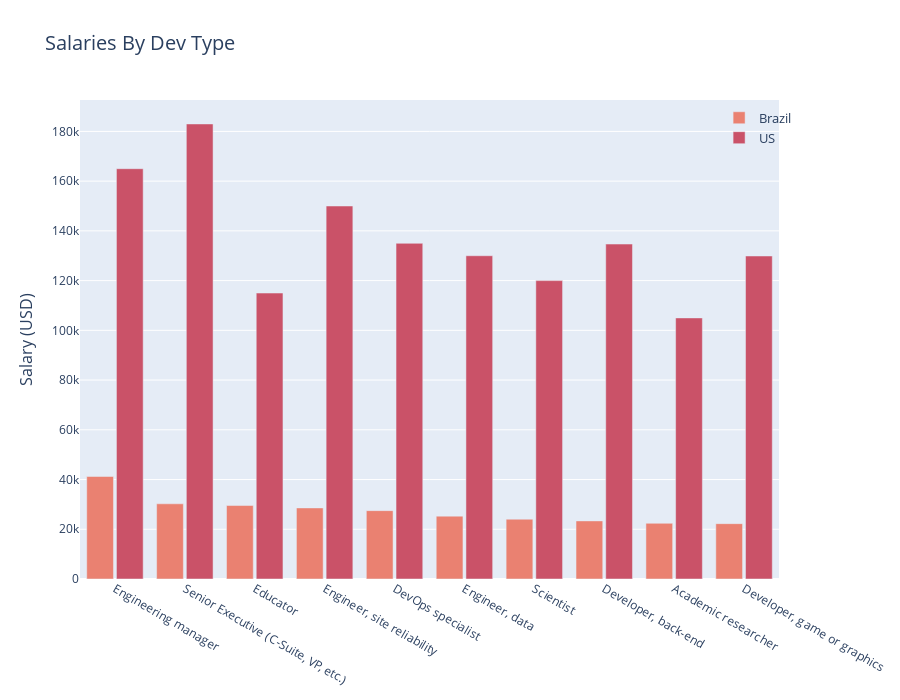

Source (notebook cell):
### Code cell
# Plotting salaries in Brazil and in the US for different dev types

df_devs_salaries.sort_values('median_salary_br_brl',ascending=False,inplace=True)

fig = go.Figure()
fig.add_trace(go.Bar(x=df_devs_salaries['dev_type'].head(10),
                y=df_devs_salaries['median_salary_br_brl'].head(10),
                name='Brazil',
                marker_color='rgb(234, 129, 113)' #4
                ))
fig.add_trace(go.Bar(x=df_devs_salaries['dev_type'].head(10),
                y=df_devs_salaries['median_salary_us_usd'].head(10),
                name='US',
                marker_color='rgb(202, 82, 104)' #6
                ))
fig.update_layout(
    height=700,
    title={
        'text':'Salaries By Dev Type',
        'font':{'size':20}

        },
    xaxis_tickfont_size=12,
    yaxis=dict(
        title='Salary (USD)',
        titlefont_size=16,
        tickfont_size=12,
    ),
    legend=dict(
        x=.9,
        y=1.015,
        bgcolor='rgba(255, 255, 255, 0)',
        bordercolor='rgba(255, 255, 255, 0)',
        borderwidth=10
    ),
    barmode='group',
    bargap=0.15, 
    bargroupgap=0.1,
    font={'size':13}
)
fig.show()

### Figure 1 — Plotly figure (JSON) as saved in the notebook; plotly's stock layout.template omitted (floating-point values rounded to 4 significant figures)
{"data": [{"marker": {"color": "rgb(234, 129, 113)"}, "name": "Brazil", "x": ["Engineering manager", "Senior Executive (C-Suite, VP, etc.)", "Educator", "Engineer, site reliability", "DevOps specialist", "Engineer, data", "Scientist", "Developer, back-end", "Academic researcher", "Developer, game or graphics"], "y": [41232, 30240, 29550.0, 28584, 27492, 25284, 24054, 23364, 22398, 22260], "type": "bar"}, {"marker": {"color": "rgb(202, 82, 104)"}, "name": "US", "x": ["Engineering manager", "Senior Executive (C-Suite, VP, etc.)", "Educator", "Engineer, site reliability", "DevOps specialist", "Engineer, data", "Scientist", "Developer, back-end", "Academic researcher", "Developer, game or graphics"], "y": [165000, 183000, 115000, 150000, 135000, 130000, 120000, 134700, 105000, 129900], "type": "bar"}], "layout": {"title": {"font": {"size": 20}, "text": "Salaries By Dev Type"}, "xaxis": {"tickfont": {"size": 12}}, "yaxis": {"title": {"text": "Salary (USD)", "font": {"size": 16}}, "tickfont": {"size": 12}}, "legend": {"x": 0.9, "y": 1.015, "bgcolor": "rgba(255, 255, 255, 0)", "bordercolor": "rgba(255, 255, 255, 0)", "borderwidth": 10}, "font": {"size": 13}, "height": 700, "barmode": "group", "bargap": 0.15, "bargroupgap": 0.1}}
